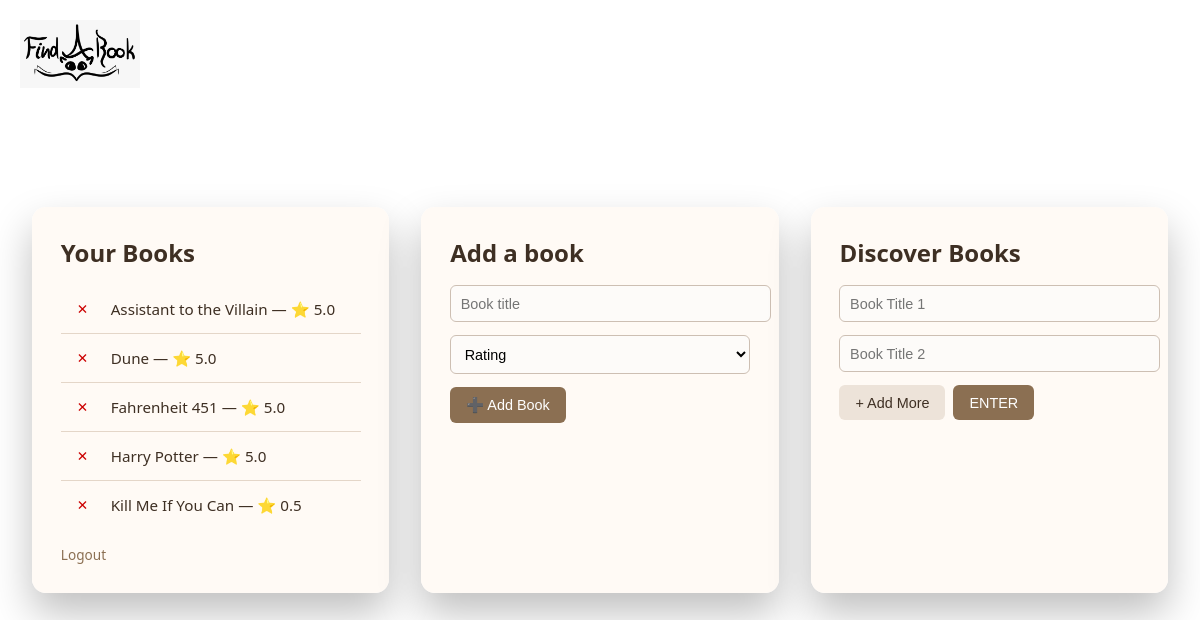
The app's page /dashboard (signed in) with its own data.
### app/model/user_book.py (models this page shows)
class UserBook(Base):
    __tablename__ = "user_books"
    user_id = Column(
        Integer,
        ForeignKey("users.id"),
        primary_key=True
    )
    book_id = Column(
        Integer,
        ForeignKey("books.id"),
        primary_key=True
    )
    rating = Column(Float, nullable=False)
    __table_args__ = (
        CheckConstraint(
            "rating >= 0.5 AND rating <= 5",
            name="rating_range"
        ),
    )

### app/routes.py (the view)
@main_bp.route("/dashboard")
def dashboard():
    if not require_login():
        return redirect(url_for("auth.login"))
    is_guest = session.get("is_guest", False)
    users_books_and_ratings = []
    if not is_guest:
        user_id = session["user_id"]
        service = MatchingService()
        users_books_and_ratings = service.get_users_books(user_id)
        service.db.close()
    return render_template(
        "dashboard.html",
        books_ratings=users_books_and_ratings,
        is_guest=is_guest  # HTML sayfasına misafir olup olmadığını söylüyoruz
    )

### app/repo/fyb_repo.py (called while the page is built)
    def get_book_titles_and_ratings_for_user(self, user_id: int) -> List[Tuple[int, str, int]]:
        rows = (
            self.db.query(
                Book.id,
                Book.title,
                UserBook.rating
            )
            .join(UserBook, Book.id == UserBook.book_id)
            .filter(UserBook.user_id == user_id)
            .order_by(Book.title)
            .all()
        )
        return rows  # [(id, title, rating)]

### app/routes.py (called while the page is built)
def require_login():
    return "user_id" in session or session.get("is_guest")

### app/service/matching_service.py (called while the page is built)
    def get_users_books(self, user_id: int) -> Union[List[Any], List[Tuple[Book, int]]]:
        titles_and_ratings = self.repo.get_book_titles_and_ratings_for_user(user_id)
        books_and_ratings = [tuple((Book(id=row[0], title=row[1]), row[2])) for row in titles_and_ratings]
        if not books_and_ratings:
            return []
        return books_and_ratings

### app/ui/template/dashboard.html (shortened to what this page needs)
<!DOCTYPE html>
<html lang="en">
<head>
</head>
<body>
<img src="{{ url_for('static', filename='logo_cat.jpeg') }}" alt="Logo" class="page-logo">
<div class="dashboard">
    <div class="container">
        <h2>Your Books</h2>
        <ul class="no-bullets">
        {% for book, rating in books_ratings %}
            <li>
                <form method="post"
                      action="/delete-book"
                      style="display:inline">
                    <button type="submit"
                            style="
                                background:none;
                                border:none;
                                color:#c00;
                                cursor:pointer;
                                font-size:0.9em;
                            "
                            title="Remove from my list">
                        ✕
                    </button>
                </form>
                {{ book.title }} — ⭐ {{ rating }}
            </li>
        {% else %}
            <li>No books yet</li>
        {% endfor %}
    </ul>
        <a href="/logout">Logout</a>
    </div>
    <div class="container">
        <h2>Add a book</h2>
<form method="post" action="/add-book">
  <input
    type="text"
    name="title"
    placeholder="Book title"
    required
  >
  <select name="rating" required>
    <option value="">Rating</option>
  </select>
  <button type="submit">➕ Add Book</button>
</form>
    </div>
    <div class="container">
        <h2>Discover Books</h2>
        <form id="searchForm" action="/results" method="POST">
            <div id="input-container">
                <input type="text" name="book1" placeholder="Book Title 1" required>
                <input type="text" name="book2" placeholder="Book Title 2" required>
            </div>
            <div class="controls">
                <button type="button" id="add-btn">+ Add More</button>
                <button type="submit">ENTER</button>
            </div>
        </form>
    </div>
</div>
</body>
</html>

### records on screen
UserBook: title "Assistant to the Villain", rating "5.0"
UserBook: title "Dune", rating "5.0"
UserBook: title "Fahrenheit 451", rating "5.0"
UserBook: title "Harry Potter", rating "5.0"
UserBook: title "Kill Me If You Can", rating "0.5"
